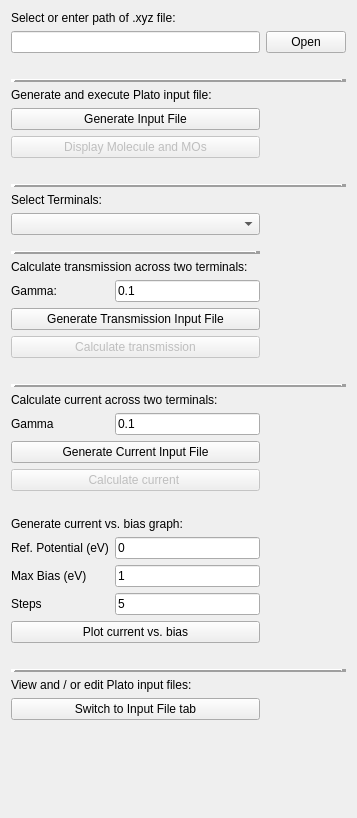
          <widget class="QWidget" name="scrollAreaWidgetContents">
           <property name="geometry">
            <rect>
             <x>0</x>
             <y>0</y>
             <width>357</width>
             <height>818</height>
            </rect>
           </property>
           <layout class="QGridLayout" name="gridLayout_6">
            <item row="2" column="0">
             <spacer name="verticalSpacer_22">
              <property name="orientation">
               <enum>Qt::Vertical</enum>
              </property>
              <property name="sizeType">
               <enum>QSizePolicy::Fixed</enum>
              </property>
              <property name="sizeHint" stdset="0">
               <size>
                <width>20</width>
                <height>20</height>
               </size>
              </property>
             </spacer>
            </item>
            <item row="0" column="0" colspan="2">
             <widget class="QLabel" name="label">
              <property name="text">
               <string>Select or enter path of .xyz file:</string>
              </property>
             </widget>
            </item>
            <item row="1" column="2">
             <widget class="QPushButton" name="openFileButton">
              <property name="text">
               <string>Open</string>
              </property>
             </widget>
            </item>
            <item row="1" column="0" colspan="2">
             <widget class="QLineEdit" name="openFileLineEdit"/>
            </item>
            <item row="3" column="0" colspan="3">
             <widget class="Line" name="line">
              <property name="autoFillBackground">
               <bool>false</bool>
              </property>
              <property name="frameShadow">
               <enum>QFrame::Raised</enum>
              </property>
              <property name="lineWidth">
               <number>5</number>
              </property>
              <property name="orientation">
               <enum>Qt::Horizontal</enum>
              </property>
             </widget>
            </item>
            <item row="5" column="0" colspan="2">
             <widget class="QPushButton" name="generateInputFileButton">
              <property name="text">
               <string>Generate Input File</string>
              </property>
             </widget>
            </item>
            <item row="6" column="0" colspan="2">
             <widget class="QPushButton" name="executeButton">
              <property name="enabled">
               <bool>false</bool>
              </property>
              <property name="text">
               <string>Display Molecule and MOs</string>
              </property>
             </widget>
            </item>
            <item row="8" column="0" colspan="3">
             <widget class="Line" name="line_2">
              <property name="frameShadow">
               <enum>QFrame::Raised</enum>
              </property>
              <property name="lineWidth">
               <number>5</number>
              </property>
              <property name="orientation">
               <enum>Qt::Horizontal</enum>
              </property>
             </widget>
            </item>
            <item row="7" column="0">
             <spacer name="verticalSpacer_23">
              <property name="orientation">
               <enum>Qt::Vertical</enum>
              </property>
              <property name="sizeType">
               <enum>QSizePolicy::Fixed</enum>
              </property>
              <property name="sizeHint" stdset="0">
               <size>
                <width>20</width>
                <height>20</height>
               </size>
              </property>
             </spacer>
            </item>
            <item row="4" column="0" colspan="2">
             <widget class="QLabel" name="label_3">
              <property name="text">
               <string>Generate and execute Plato input file:</string>
              </property>
             </widget>
            </item>
            <item row="17" column="0">
             <spacer name="verticalSpacer_24">
              <property name="orientation">
               <enum>Qt::Vertical</enum>
              </property>
              <property name="sizeType">
               <enum>QSizePolicy::Fixed</enum>
              </property>
              <property name="sizeHint" stdset="0">
               <size>
                <width>20</width>
                <height>20</height>
               </size>
              </property>
             </spacer>
            </item>
            <item row="15" column="0" colspan="2">
             <widget class="QPushButton" name="generateTransInputFileButton">
              <property name="text">
               <string>Generate Transmission Input File</string>
              </property>
             </widget>
            </item>
            <item row="14" column="0">
             <widget class="QLabel" name="label_47">
              <property name="text">
               <string>Gamma:</string>
              </property>
             </widget>
            </item>
            <item row="14" column="1">
             <widget class="QLineEdit" name="gammaLineEdit">
              <property name="autoFillBackground">
               <bool>false</bool>
              </property>
              <property name="text">
               <string>0.1</string>
              </property>
             </widget>
            </item>
            <item row="16" column="0" colspan="2">
             <widget class="QPushButton" name="executeTransButton">
              <property name="enabled">
               <bool>false</bool>
              </property>
              <property name="text">
               <string>Calculate transmission</string>
              </property>
             </widget>
            </item>
            <item row="20" column="0">
             <widget class="QLabel" name="label_48">
              <property name="text">
               <string>Gamma</string>
              </property>
             </widget>
            </item>
            <item row="23" column="0">
             <spacer name="verticalSpacer_25">
              <property name="orientation">
               <enum>Qt::Vertical</enum>
              </property>
              <property name="sizeType">
               <enum>QSizePolicy::Fixed</enum>
              </property>
              <property name="sizeHint" stdset="0">
               <size>
                <width>20</width>
                <height>20</height>
               </size>
              </property>
             </spacer>
            </item>
            <item row="20" column="1">
             <widget class="QLineEdit" name="gammaLineEdit2">
              <property name="text">
               <string>0.1</string>
              </property>
             </widget>
            </item>
            <item row="21" column="0" colspan="2">
             <widget class="QPushButton" name="generateCurrInputFileButton">
              <property name="text">
               <string>Generate Current Input File</string>
              </property>
             </widget>
            </item>
            <item row="18" column="0" colspan="3">
             <widget class="Line" name="line_3">
              <property name="frameShadow">
               <enum>QFrame::Raised</enum>
              </property>
              <property name="lineWidth">
               <number>5</number>
              </property>
              <property name="orientation">
               <enum>Qt::Horizontal</enum>
              </property>
             </widget>
            </item>
            <item row="24" column="0" colspan="2">
             <widget class="QLabel" name="label_33">
              <property name="text">
               <string>Generate current vs. bias graph:</string>
              </property>
             </widget>
            </item>
            <item row="26" column="0">
             <widget class="QLabel" name="label_44">
              <property name="text">
               <string>Max Bias (eV)</string>
              </property>
             </widget>
            </item>
            <item row="25" column="1">
             <widget class="QLineEdit" name="referenceLineEdit">
              <property name="text">
               <string>0</string>
              </property>
             </widget>
            </item>
            <item row="25" column="0">
             <widget class="QLabel" name="label_37">
              <property name="text">
               <string>Ref. Potential (eV)</string>
              </property>
             </widget>
            </item>
            <item row="26" column="1">
             <widget class="QLineEdit" name="biasLineEdit">
              <property name="text">
               <string>1</string>
              </property>
             </widget>
            </item>
            <item row="27" column="1">
             <widget class="QLineEdit" name="stepsLineEdit">
              <property name="text">
               <string>5</string>
              </property>
             </widget>
            </item>
            <item row="30" column="0" colspan="3">
             <widget class="Line" name="line_5">
              <property name="frameShadow">
               <enum>QFrame::Raised</enum>
              </property>
              <property name="lineWidth">
               <number>5</number>
              </property>
              <property name="orientation">
               <enum>Qt::Horizontal</enum>
              </property>
             </widget>
            </item>
            <item row="29" column="0">
             <spacer name="verticalSpacer_26">
              <property name="orientation">
               <enum>Qt::Vertical</enum>
              </property>
              <property name="sizeType">
               <enum>QSizePolicy::Fixed</enum>
              </property>
              <property name="sizeHint" stdset="0">
               <size>
                <width>20</width>
                <height>20</height>
               </size>
              </property>
             </spacer>
            </item>
            <item row="28" column="0" colspan="2">
             <widget class="QPushButton" name="executeCurrGraphButton">
              <property name="text">
               <string>Plot current vs. bias</string>
              </property>
             </widget>
            </item>
            <item row="27" column="0">
             <widget class="QLabel" name="label_45">
              <property name="text">
               <string>Steps</string>
              </property>
             </widget>
            </item>
            <item row="31" column="0" colspan="2">
             <widget class="QLabel" name="label_4">
              <property name="text">
               <string>View and / or edit Plato input files:</string>
              </property>
             </widget>
            </item>
            <item row="22" column="0" colspan="2">
             <widget class="QPushButton" name="executeCurrButton">
              <property name="enabled">
               <bool>false</bool>
              </property>
              <property name="text">
               <string>Calculate current </string>
              </property>
             </widget>
            </item>
            <item row="33" column="0">
             <spacer name="verticalSpacer_27">
              <property name="orientation">
               <enum>Qt::Vertical</enum>
              </property>
              <property name="sizeType">
               <enum>QSizePolicy::Expanding</enum>
              </property>
              <property name="sizeHint" stdset="0">
               <size>
                <width>20</width>
                <height>10</height>
               </size>
              </property>
             </spacer>
            </item>
            <item row="32" column="0" colspan="2">
             <widget class="QPushButton" name="switchToInputFileTabButton">
              <property name="text">
               <string>Switch to Input File tab</string>
              </property>
             </widget>
            </item>
            <item row="19" column="0" colspan="3">
             <widget class="QLabel" name="label_35">
              <property name="text">
               <string>Calculate current across two terminals:</string>
              </property>
             </widget>
            </item>
            <item row="13" column="0" colspan="3">
             <widget class="QLabel" name="label_34">
              <property name="text">
               <string>Calculate transmission across two terminals:</string>
              </property>
              <property name="alignment">
               <set>Qt::AlignLeading|Qt::AlignLeft|Qt::AlignVCenter</set>
              </property>
             </widget>
            </item>
            <item row="12" column="0" colspan="2">
             <widget class="Line" name="line_4">
              <property name="frameShadow">
               <enum>QFrame::Raised</enum>
              </property>
              <property name="lineWidth">
               <number>5</number>
              </property>
              <property name="orientation">
               <enum>Qt::Horizontal</enum>
              </property>
             </widget>
            </item>
            <item row="9" column="0">
             <widget class="QLabel" name="label_40">
              <property name="text">
               <string>Select Terminals:</string>
              </property>
             </widget>
            </item>
            <item row="11" column="0">
             <spacer name="verticalSpacer_29">
              <property name="orientation">
               <enum>Qt::Vertical</enum>
              </property>
              <property name="sizeType">
               <enum>QSizePolicy::Fixed</enum>
              </property>
              <property name="sizeHint" stdset="0">
               <size>
                <width>20</width>
                <height>10</height>
               </size>
              </property>
             </spacer>
            </item>
            <item row="10" column="0" colspan="2">
             <widget class="QComboBox" name="terminalComboBox"/>
            </item>
           </layout>
          </widget>
